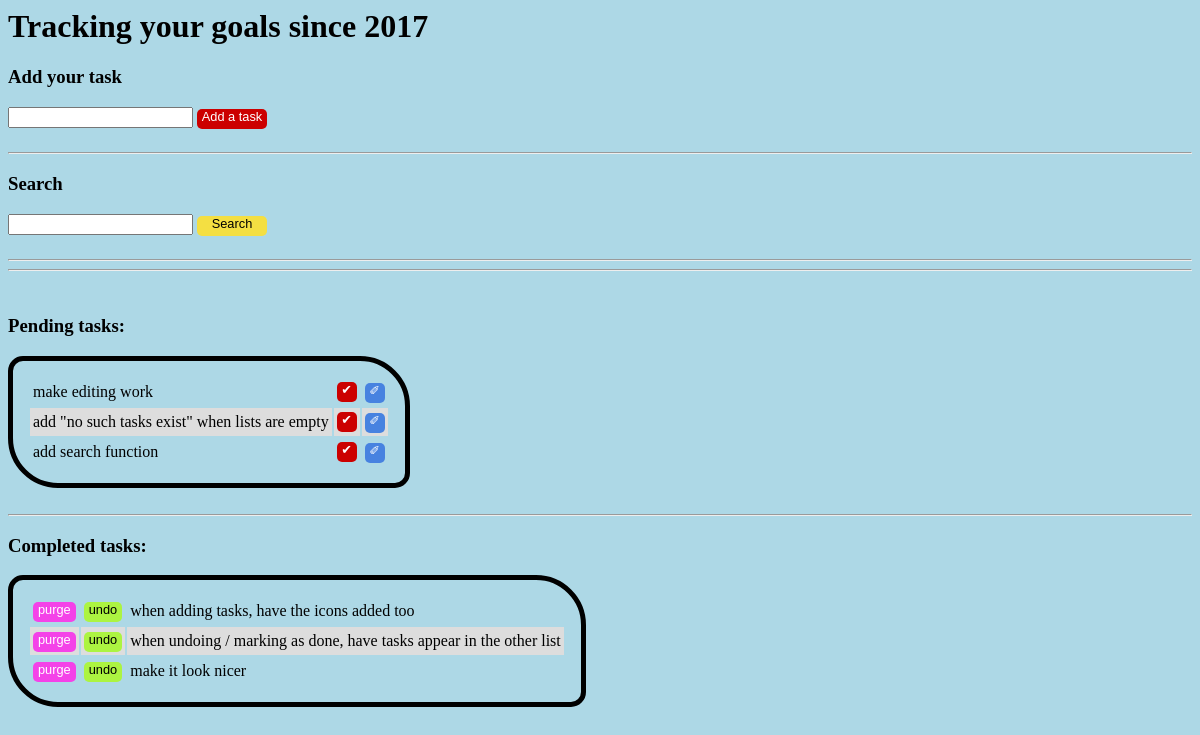
Page /jquerytodolist/ on the earlier database version.
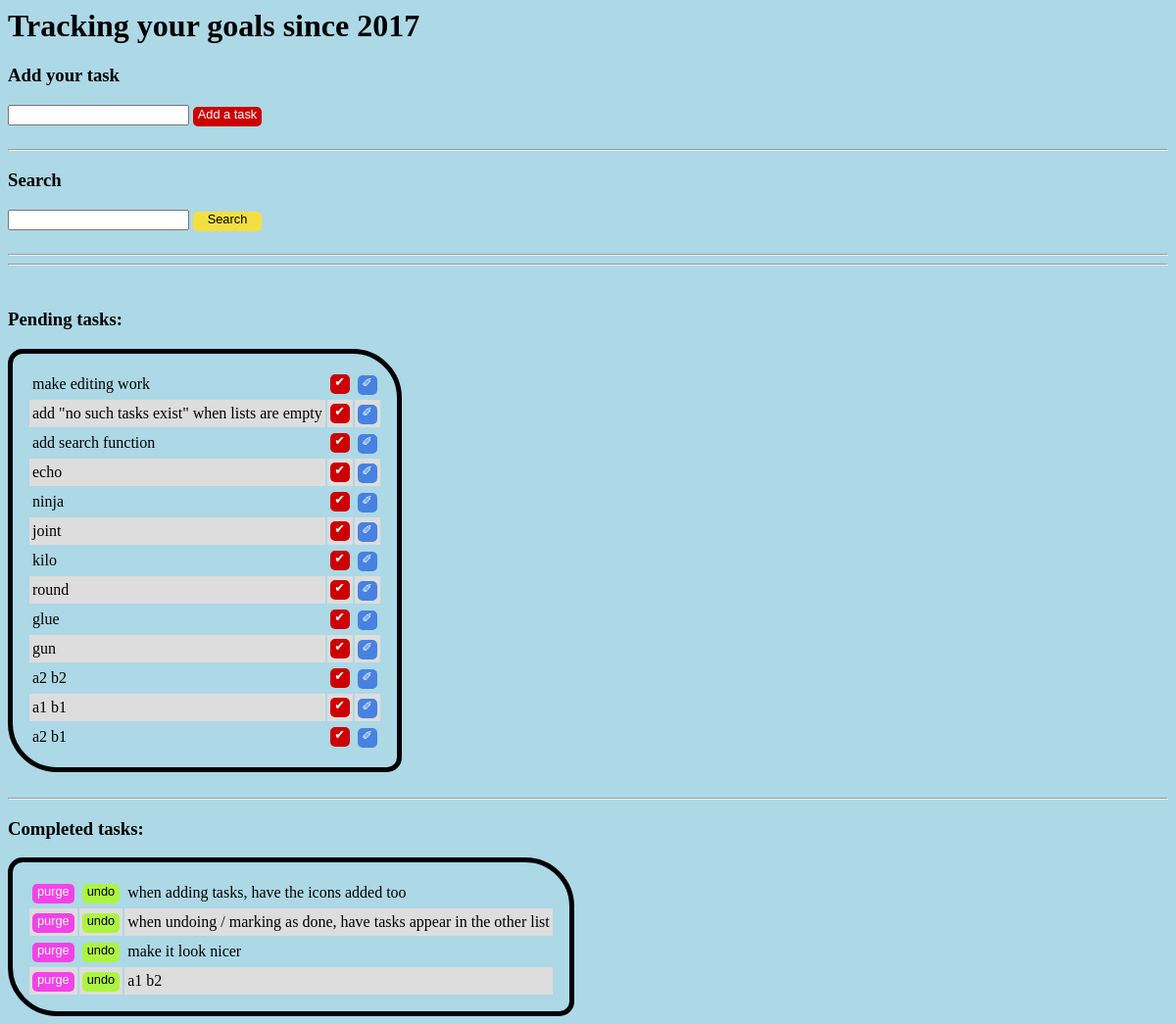
Same page on the later database version.
### jquerytodolist/models.py (models this page shows)
class Task(models.Model):
    LOW = 'LO'
    STANDARD = 'ST'
    HIGH = 'HI'
    IMPORTANCE_OF_TASK = (
        (LOW, 'low'),
        (STANDARD, 'standard'),
        (HIGH, 'high'),
    )
    task_text = models.CharField(max_length=200)
    task_importance = models.CharField(max_length=10, choices=IMPORTANCE_OF_TASK, default=STANDARD)
    creation_date = models.DateField('date added')
    completed=models.BooleanField(default=False)
    def __str__(self):
        return self.task_text

### jquerytodolist/views.py (the view, shortened to what this page needs)
def index(request):
    todo_list = Task.objects.all()
    waiting_todos = todo_list.filter(completed=False)
    tasks_done = todo_list.filter(completed=True)
    print(tasks_done)
    past_search_term = ""
    task_to_be_edited_text = ""
    lastIDinDatabase = ""
    context = {
        'waiting_todos': waiting_todos.order_by("id"),
        'tasks_done': tasks_done.order_by("id"),
    }
    return render(request, 'jquerytodolist/index.html', context)

### jquerytodolist/templates/jquerytodolist/index.html (shortened to what this page needs)
{% load static %}
<head>
	<link rel="stylesheet" type="text/css" href="{% static 'jquerytodolist/style.css' %}" />
</head>
<body>
	<h1 id='h1'>Tracking your goals since 2017</h1>
	<h3>Add your task</h3>
	<form name="todosinput">
		<input id="addTaskBox" type="text" name="taskText" />
	</form>
	<div id="addTask">Add a task</div>
	<br />
	<hr />
	<h3>Search</h3>
	<form name="searchinput">
		<input id="searchTaskBox" type="text" name="searchText" />
	</form>
	<div id="search">Search</div>
	<br />
	<hr />
<hr />
<br />
	<h3>Pending tasks:</h3>
	{% if waiting_todos %}
	<table class="todos">
		{% for task in waiting_todos %}
		<tr data-id={{task.id}}>
			<td> {{task.task_text}} </td>
			<td>
				<div class=completeTask>&#10004;</div>
			</td>
			<td>
				<div class=editTask>&#10000;</div>
			</td>
		</tr>
		{% endfor %}
	</table>
	{% else %}
	<table class="todos" style="display:none"></table>
	<h3 class="noSuchTasks" id="headingMakePendingVisible">No such tasks exist</h3> {% endif %}
	<br />
	<hr />
	<h3>Completed tasks:</h3>
	{% if tasks_done %}
		<table class="completedtodos">
			{% for task in tasks_done %}
				<tr data-id="{{task.id}}">
					<td>
						<div class="deleteSubmission" name="delete_submission_{{task.id}}">purge</div>
					</td>
					<td>
						<div class="undoCompleteTask" name="undo_complete_{{task.id}}">undo</div>
					</td>
					<td>
						{{task.task_text}}
					</td>
				</tr>
			{% endfor %}
		</table>
	{% else %}
		<table class="completedtodos" style="display:none"></table>
		<h3 class="noSuchTasks" id="headingMakeCompletedVisible">No such tasks exist</h3>
	{% endif %}
</body>

Differences in the rows shown:
added Task: task_text "echo", shown under "Pending tasks:"
added Task: task_text "ninja", shown under "Pending tasks:"
added Task: task_text "joint", shown under "Pending tasks:"
added Task: task_text "kilo", shown under "Pending tasks:"
added Task: task_text "round", shown under "Pending tasks:"
added Task: task_text "glue", shown under "Pending tasks:"
added Task: task_text "gun", shown under "Pending tasks:"
added Task: task_text "a2 b2", shown under "Pending tasks:"
added Task: task_text "a1 b1", shown under "Pending tasks:"
added Task: task_text "a2 b1", shown under "Pending tasks:"
added Task: task_text "a1 b2", shown under "Completed tasks:"
